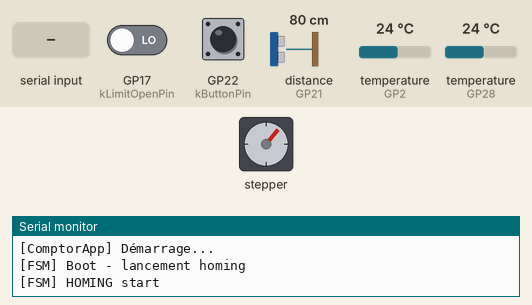
Simulated run of this sketch. Board: Raspberry Pi Pico. Parts: stepper motor, the last lines printed to the serial monitor. Wiring (inferred from the names in the program): ultrasonic range finder: trigger GP6; echo GP21; stepper motor driver (200 steps per turn assumed): step GP8; direction GP7. The test bench sets the inputs (shaded band); at power-on: GP22 (kButtonPin) LOW, GP17 (kLimitOpenPin) LOW, distance to the obstacle (sensor on GP21) 80 cm, temperature (sensors on GP2, GP28) 24 °C.

Above: at 1.4 s.
1.5 s: GP22 (kButtonPin) pulled HIGH for 0.15 s
At 4.1 s:
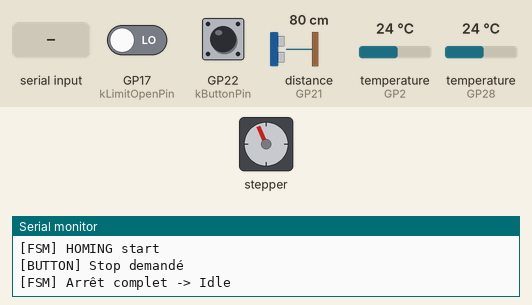
5.0 s: "OPEN\n" received over the second serial link
At 5.8 s:
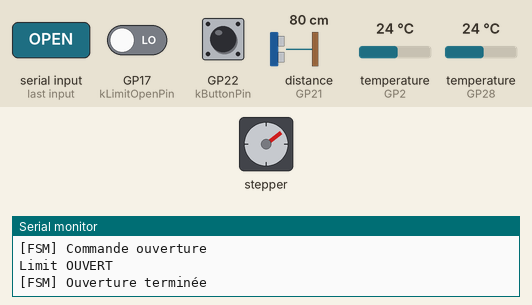
6.7 s: GP22 (kButtonPin) pulled HIGH for 1 s
9.4 s: "CLOSE\n" received over the second serial link
11.8 s: "GETCFG\n" received over the second serial link
13.3 s: GP17 (kLimitOpenPin) driven HIGH and GP22 (kButtonPin) driven HIGH
At 18.75 s:
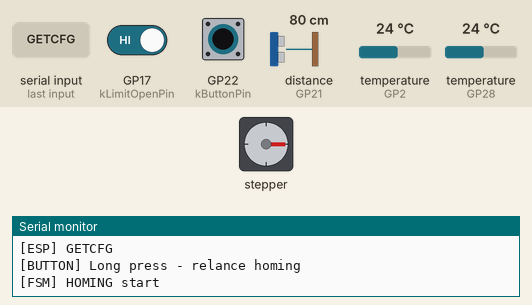
At 19.35 s:
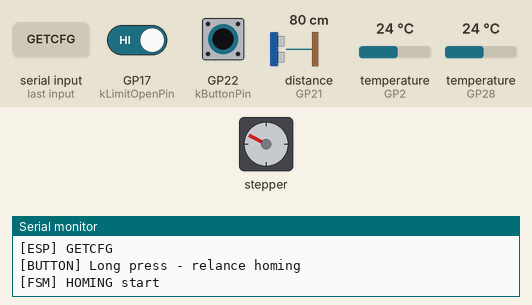
Timing chart, 0 to 25.8 s (numbered marks = the images above; inputs shaded):
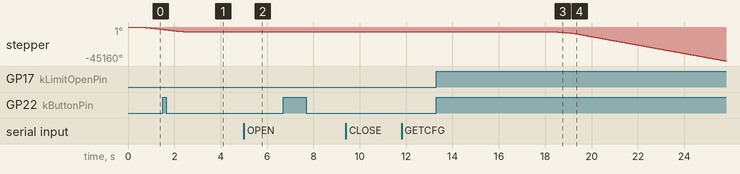

Measured:
- after the input at 5.0 s, stepper: turns 76° clockwise, starting after 0.20 s
- after the input at 13.3 s, stepper: keeps turning counter-clockwise at about 5169°/s, starting after 5.0 s

The sketch:

ComptorPico.ino
```cpp
#include <Arduino.h>
#include <SoftwareSerial.h>
#include "ComptorApp.h"

#define RX_PIN 10
#define TX_PIN 11
#define ESP_BAUD 9600

SoftwareSerial espSerial(RX_PIN, TX_PIN);
static ComptorApp app;

static char espLine[96];
static uint8_t espIdx = 0;

static float clampf_local(float v, float vmin, float vmax) {
  if (v < vmin) return vmin;
  if (v > vmax) return vmax;
  return v;
}

static float parseFloatField(const String& source, const String& upperSource, const char* key, uint8_t keyLen, float fallback) {
  const int fieldIdx = upperSource.indexOf(key);
  if (fieldIdx < 0) return fallback;

  const int endIdx = upperSource.indexOf(';', fieldIdx);
  const String value = source.substring(fieldIdx + keyLen, endIdx >= 0 ? endIdx : source.length());
  return value.toFloat();
}

static void logEspCommand(const __FlashStringHelper* label) {
  Serial.print(F("[ESP] "));
  Serial.println(label);
}

void sendState() {
  const float temp = app.latestTemp();
  const long pos = app.positionSteps();
  const bool moving = app.isMoving();
  const float openSteps = app.openTurns() * static_cast<float>(Config::stepsPerRevolution());
  float percent = 0.0f;

  if (openSteps > 0.0f) {
    percent = (static_cast<float>(pos) * 100.0f) / openSteps;
  }
  percent = clampf_local(percent, 0.0f, 100.0f);

  espSerial.print("T:");
  if (isnan(temp)) {
    espSerial.print("NaN");
  } else {
    espSerial.print(temp, 2);
  }

  espSerial.print(";P:");
  espSerial.print(pos);
  espSerial.print(";M:");
  espSerial.print(moving ? 1 : 0);
  espSerial.print(";PC:");
  espSerial.println(percent, 1);
}

void sendConfig() {
  espSerial.print("CFG:OPEN=");
  espSerial.print(app.openTurns(), 3);
  espSerial.print(";SPEED=");
  espSerial.print(app.maxSpeedTurnsPerSecond(), 3);
  espSerial.print(";ACCEL=");
  espSerial.println(app.accelTurnsPerSecond2(), 3);
}

void handleEspCommand(String cmd) {
  cmd.trim();
  if (cmd.length() == 0) return;

  String upper = cmd;
  upper.toUpperCase();

  if (upper == "OPEN") {
    app.requestOpen();
    sendState();
    logEspCommand(F("OPEN"));
    return;
  }

  if (upper == "CLOSE") {
    app.requestClose();
    sendState();
    logEspCommand(F("CLOSE"));
    return;
  }

  if (upper == "GETCFG") {
    sendConfig();
    logEspCommand(F("GETCFG"));
    return;
  }

  if (upper == "GETSTATE") {
    sendState();
    return;
  }

  if (upper.startsWith("SETCFG:") || upper.startsWith("CFG:")) {
    const float openTurns = parseFloatField(cmd, upper, "OPEN=", 5, app.openTurns());
    const float speedTurns = parseFloatField(cmd, upper, "SPEED=", 6, app.maxSpeedTurnsPerSecond());
    const float accelTurns = parseFloatField(cmd, upper, "ACCEL=", 6, app.accelTurnsPerSecond2());

    app.updateMotionConfigTurns(openTurns, speedTurns, accelTurns);
    sendConfig();
    return;
  }
}

void readEspNonBlocking() {
  while (espSerial.available()) {
    char c = static_cast<char>(espSerial.read());

    if (c == '\r') continue;

    if (c == '\n') {
      espLine[espIdx] = '\0';
      if (espIdx > 0) {
        handleEspCommand(String(espLine));
      }
      espIdx = 0;
    } else {
      if (espIdx < sizeof(espLine) - 1) {
        espLine[espIdx++] = c;
      } else {
        // Ligne trop longue: on réinitialise le buffer pour repartir proprement.
        espIdx = 0;
      }
    }
  }
}

void setup() {
  Serial.begin(115200);
  espSerial.begin(ESP_BAUD);
  app.begin();
}

void loop() {
  app.loop();
  readEspNonBlocking();
}
```

ComptorApp.cpp
```cpp
// ComptorApp.cpp : implémentation de la logique centrale pour la version
// Raspberry Pi Pico du projet Comptor. Cette classe orchestre le
// pilotage du moteur pas-à-pas via CounterControl, l’exécution du
// homing, la lecture des capteurs de température et la gestion des
// commandes issues du bouton. Aucun serveur web n’est utilisé : toutes
// les interactions passent par le bouton physique et l’interface série.

#include "ComptorApp.h"

#include <OneWire.h>
#include <DallasTemperature.h>

static float clampf(float v, float vmin, float vmax) {
  if (v < vmin) return vmin;
  if (v > vmax) return vmax;
  return v;
}

static long turnsToSteps(float turns) {
  return static_cast<long>(turns * static_cast<float>(Config::stepsPerRevolution()) + 0.5f);
}

// Temps de conversion DS18B20 selon résolution configurée.
// 9 bits ≈ 93.75 ms, on prend une petite marge.
static constexpr unsigned long TEMP_CONVERSION_MS = 100;

// Instances globales des capteurs OneWire et DallasTemperature.
static OneWire oneWire1(Config::kOneWireBus1Pin);
static OneWire oneWire2(Config::kOneWireBus2Pin);

static DallasTemperature sensors1(&oneWire1);
static DallasTemperature sensors2(&oneWire2);

// État interne simple pour gestion non bloquante du DS18B20
static bool tempConversionInProgress = false;
static unsigned long tempRequestMs = 0;
static bool faultTemp = false;

//------------------------------------------------------------------------
// Mesure des capteurs
//------------------------------------------------------------------------

// Lecture de la température une fois la conversion terminée.
// Cette fonction NE lance PAS la conversion, elle lit seulement la valeur.
float ComptorApp::measureTempC() {
  float t1 = sensors1.getTempCByIndex(0);
  float t2 = sensors2.getTempCByIndex(0);

  bool ok1 = !(t1 == DEVICE_DISCONNECTED_C || isnan(t1));
  bool ok2 = !(t2 == DEVICE_DISCONNECTED_C || isnan(t2));

  if (ok1 && ok2) return (t1 + t2) * 0.5f;
  if (ok1) return t1;
  if (ok2) return t2;
  return NAN;
}

//------------------------------------------------------------------------
// Initialisation et boucle principale
//------------------------------------------------------------------------

void ComptorApp::begin() {
  Serial.begin(115200);
  delay(200);
  Serial.println("[ComptorApp] Démarrage...");

  // Initialiser les capteurs de température en mode non bloquant
  sensors1.begin();
  sensors2.begin();

  sensors1.setResolution(9);
  sensors2.setResolution(9);
  sensors1.setWaitForConversion(false);
  sensors2.setWaitForConversion(false);

  // Conserver la config par défaut comme source de vérité logique
  targetMotion_ = Config::defaultMotion();

  // Initialiser le contrôle moteur et les périphériques
  // CounterControl::begin() applique déjà la motion reçue.
  control_.begin(Config::kStepPin, Config::kDirPin, Config::kEnablePin, Config::kEnableActiveLow,
                 Config::klimitClosePin, Config::kLimitCloseActiveLow,
                 Config::kLimitOpenPin, Config::kLimitOpenActiveLow,
                 Config::kButtonPin, Config::kButtonActiveLow,
                 Config::stepsPerRevolution(), targetMotion_,
                 Config::kButtonDebounceMs, Config::kButtonLongPressMs);

  // Démarrer en état Boot afin de lancer immédiatement un homing
  state_ = State::Boot;
  pendingCommand_ = Command::None;
  cycles_ = 0;
  openedSinceLastClose_ = false;
  lastTempMs_ = millis();
  latestTempC_ = NAN;
}

void ComptorApp::loop() {
  CounterControl::ButtonEvent evt = control_.poll();
  handleButtonEvent(evt);

  tickStateMachine();
  pollTemperature();
}

//------------------------------------------------------------------------
// Gestion de la machine d’états
//------------------------------------------------------------------------

void ComptorApp::startHoming() {
  control_.setMaxSpeedSteps(targetMotion_.maxStepsPerSecond * Config::kHomingSpeedFactor);
  control_.setAccelerationSteps2(targetMotion_.accelStepsPerSecond2 * Config::kHomingAccelFactor);

  control_.moveRelative(-Config::kHomingTravelSteps);

  homingStartMs_ = millis();
  lastCalibSeen_ = control_.lastCalibrationMs();

  state_ = State::HomingRun;
  Serial.println("[FSM] HOMING start");
}

void ComptorApp::finishHomingSuccess() {
  applyTargetMotion(targetMotion_);
  state_ = State::Idle;
  Serial.println("[FSM] Homing terminé -> Idle");
}

void ComptorApp::applyTargetMotion(const Config::MotionConfig& motion) {
  control_.setMaxSpeedSteps(motion.maxStepsPerSecond);
  control_.setAccelerationSteps2(motion.accelStepsPerSecond2);
}

void ComptorApp::applyMotionToMotor(const Config::MotionConfig& motion) {
  applyTargetMotion(motion);
  const long openSteps = turnsToSteps(motion.openTurns);

  if (pendingCommand_ == Command::Open) {
    control_.moveToSteps(openSteps);
    state_ = State::Opening;
    Serial.println("[FSM] Commande ouverture");
  } else if (pendingCommand_ == Command::Close) {
    control_.moveToSteps(0);
    state_ = State::Closing;
    Serial.println("[FSM] Commande fermeture");
  }

  pendingCommand_ = Command::None;
}

void ComptorApp::handleButtonEvent(CounterControl::ButtonEvent event) {
  if (event == CounterControl::ButtonEvent::None) return;
  auto invertPendingCommand = [this]() {
    if (pendingCommand_ == Command::Open) {
      pendingCommand_ = Command::Close;
    } else if (pendingCommand_ == Command::Close) {
      pendingCommand_ = Command::Open;
    }
  };

  // Long press autorisé même en Fault
  if (event == CounterControl::ButtonEvent::LongPress) {
    if (state_ == State::Fault || state_ == State::Idle) {
      Serial.println("[BUTTON] Long press - relance homing");
      startHoming();
    }
    return;
  }

  // En Fault, on ignore seulement les appuis courts
  if (state_ == State::Fault) {
    Serial.println("[BUTTON] Ignoré (Fault actif)");
    return;
  }

  // Appui court
  if (control_.isMoving()) {
    if (state_ != State::Stopping) {
      // 1er clic pendant mouvement = stop + mémoriser l'inverse
      if (state_ == State::Opening) {
        pendingCommand_ = Command::Close;
      } else if (state_ == State::Closing) {
        pendingCommand_ = Command::Open;
      }

      Serial.println("[BUTTON] Stop demandé");
      control_.stop();
      state_ = State::Stopping;

    } else {
      // 2e clic pendant ralentissement = inverser la commande déjà prévue
      invertPendingCommand();

      Serial.print("[BUTTON] Commande inversée -> ");
      Serial.println(static_cast<int>(pendingCommand_));
    }

  } else {
    if (state_ == State::Idle) {
      pendingCommand_ = (control_.positionSteps() == 0) ? Command::Open : Command::Close;
    }
  }
}

void ComptorApp::tickStateMachine() {
  switch (state_) {
    case State::Boot:
      Serial.println("[FSM] Boot - lancement homing");
      startHoming();
      break;

    case State::HomingRun:
      {
        bool homed = (control_.lastCalibrationMs() != lastCalibSeen_);
        bool timeout = (millis() - homingStartMs_) > Config::kHomingTimeoutMs;

        if (homed || (!control_.isMoving() && control_.positionSteps() == 0)) {
          finishHomingSuccess();
        } else if (timeout) {
          state_ = State::Fault;
          Serial.println("[FSM] Homing timeout -> Fault");
          control_.emergencyStop();
        }
        break;
      }

    case State::Idle:
      control_.enableMotor(Config::kEnableIDLE);
      if (pendingCommand_ != Command::None) {
        pollTemperature();
        delay(200);
        applyMotionToMotor(targetMotion_);
      }
      break;

    case State::Opening:
      if (!control_.isMoving()) {
        openedSinceLastClose_ = true;
        state_ = State::Idle;
        Serial.println("[FSM] Ouverture terminée");
      }
      break;

    case State::Closing:
      if (!control_.isMoving()) {
        if (openedSinceLastClose_) {
          cycles_++;
          openedSinceLastClose_ = false;
          Serial.print("[FSM] Cycle complet n°");
          Serial.println(cycles_);
        }
        state_ = State::Idle;
        Serial.println("[FSM] Fermeture terminée");
      }
      break;

    case State::Stopping:
      if (!control_.isMoving()) {
        if (pendingCommand_ != Command::None) {
          applyMotionToMotor(targetMotion_);
        } else {
          state_ = State::Idle;
          Serial.println("[FSM] Arrêt complet -> Idle");
        }
      }
      break;

    case State::Fault:
      pendingCommand_ = Command::None;

      if (faultTemp && !isnan(latestTempC_) && latestTempC_ <= Config::kFaultTemperatureC) {
        Serial.println("[FAULT] Température revenue normale");
        state_ = State::Idle;
      }
      break;
  }
}

//------------------------------------------------------------------------
// Température non bloquante
//------------------------------------------------------------------------

void ComptorApp::pollTemperature() {
  if (state_ != State::Idle && state_ != State::Fault) {
    return;
  }

  unsigned long now = millis();

  // Si aucune conversion n'est en cours, en démarrer une périodiquement
  if (!tempConversionInProgress) {
    if ((now - lastTempMs_) >= Config::kTemperaturePollMs) {
      sensors1.requestTemperatures();
      sensors2.requestTemperatures();
      tempRequestMs = now;
      tempConversionInProgress = true;
      lastTempMs_ = now;
    }
    return;
  }

  // Attendre la fin de conversion sans bloquer la boucle moteur
  if ((now - tempRequestMs) >= TEMP_CONVERSION_MS) {
    float t = measureTempC();

    if (!isnan(t)) {
      latestTempC_ = t;

      Serial.print("[TEMP] ");
      Serial.print(t, 2);
      Serial.println(" °C");

      if (t > Config::kFaultTemperatureC) {
        if (state_ != State::Fault) {
          control_.stop();
          faultTemp = true;
          state_ = State::Fault;
          Serial.print("[FAULT] Température > ");
          Serial.print(Config::kFaultTemperatureC, 1);
          Serial.println(" C");
        }
      } else {
        faultTemp = false;
      }
    } else {
      latestTempC_ = NAN;
      Serial.println("[TEMP] Lecture invalide");
    }

    tempConversionInProgress = false;
  }
}

float ComptorApp::latestTemp() const {
  return latestTempC_;
}

long ComptorApp::positionSteps() const {
  return control_.positionSteps();
}

bool ComptorApp::isMoving() const {
  return control_.isMoving();
}

float ComptorApp::openTurns() const {
  return targetMotion_.openTurns;
}

float ComptorApp::maxSpeedTurnsPerSecond() const {
  return targetMotion_.maxStepsPerSecond / static_cast<float>(Config::stepsPerRevolution());
}

float ComptorApp::accelTurnsPerSecond2() const {
  return targetMotion_.accelStepsPerSecond2 / static_cast<float>(Config::stepsPerRevolution());
}

void ComptorApp::requestOpen() {
  pendingCommand_ = Command::Open;
}

void ComptorApp::requestClose() {
  pendingCommand_ = Command::Close;
}

void ComptorApp::updateMotionConfigTurns(float openTurns, float speedTurnsPerSecond, float accelTurnsPerSecond2) {
  openTurns = clampf(openTurns, 0.1f, 4.0f);
  speedTurnsPerSecond = clampf(speedTurnsPerSecond, 0.05f, 2.0f);
  accelTurnsPerSecond2 = clampf(accelTurnsPerSecond2, 0.05f, 0.5f);

  targetMotion_.openTurns = openTurns;
  targetMotion_.maxStepsPerSecond = speedTurnsPerSecond * static_cast<float>(Config::stepsPerRevolution());
  targetMotion_.accelStepsPerSecond2 = accelTurnsPerSecond2 * static_cast<float>(Config::stepsPerRevolution());

  control_.setOpenTurns(targetMotion_.openTurns);

  if (state_ == State::Idle || state_ == State::Fault) {
    control_.setMaxSpeedSteps(targetMotion_.maxStepsPerSecond);
    control_.setAccelerationSteps2(targetMotion_.accelStepsPerSecond2);
  }

  Serial.print("[CFG] openTurns=");
  Serial.print(targetMotion_.openTurns, 3);
  Serial.print(" speedTurns=");
  Serial.print(maxSpeedTurnsPerSecond(), 3);
  Serial.print(" accelTurns=");
  Serial.println(accelTurnsPerSecond2, 3);
}
```

ComptorApp.h
```cpp
// ComptorApp : logique centrale de l'application pour Raspberry Pi Pico.
// Cette classe orchestre la machine d'états, le homing, la gestion du
// moteur et des capteurs (distance et température). Le code s'inspire de
// l'implémentation d'origine mais n'implique plus de WebUI ni de
// communication série avec une Arduino Nano. Toutes les mesures sont
// effectuées localement sur le Pico.

#pragma once

#include <Arduino.h>
#include "Config.h"
#include "CounterControl.h"


class ComptorApp {
public:
  void begin();
  void loop();

  float latestTemp() const;
  long positionSteps() const;
  bool isMoving() const;
  float openTurns() const;
  float maxSpeedTurnsPerSecond() const;
  float accelTurnsPerSecond2() const;
  void requestOpen();
  void requestClose();
  void updateMotionConfigTurns(float openTurns, float speedTurnsPerSecond, float accelTurnsPerSecond2);

private:
  enum class State : uint8_t { Boot, HomingRun, Idle, Opening, Closing, Stopping, Fault };
  enum class Command : uint8_t { None, Open, Close, Stop };

  void tickStateMachine();
  void startHoming();
  void finishHomingSuccess();
  void applyTargetMotion(const Config::MotionConfig& motion);
  void applyMotionToMotor(const Config::MotionConfig& motion);
  void handleButtonEvent(CounterControl::ButtonEvent event);
  void pollTemperature();
  float measureTempC();

  CounterControl control_;
  Config::MotionConfig targetMotion_ = Config::defaultMotion();

  State state_ = State::Boot;
  Command pendingCommand_ = Command::None;
  unsigned long cycles_ = 0;
  bool openedSinceLastClose_ = false;

  unsigned long homingStartMs_ = 0;
  unsigned long lastCalibSeen_ = 0;

  float latestTempC_ = 0.0f;
  unsigned long lastTempMs_ = 0;
};
```

Source omitted: CounterControl.h (5751 bytes), StepperKiss.h (7287 bytes), Config.h (3375 bytes)
